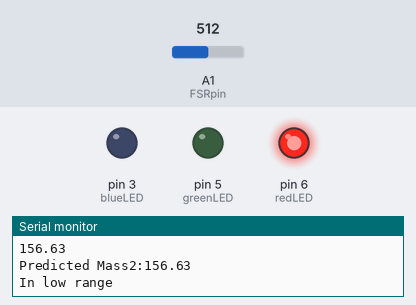
The sketch below on a simulated Arduino Uno, built with avr-gcc and run on an emulated ATmega328P. Shown: output pins drawn as LEDs (lit = HIGH), the last lines printed to the serial monitor. The test bench sets the inputs (shaded band); at power-on: A1 (FSRpin) = 512.

Above: at 10.8 s.
10.9 s: A1 (FSRpin) set to 803
21.4 s: A1 (FSRpin) set to 825
At 31.4 s:
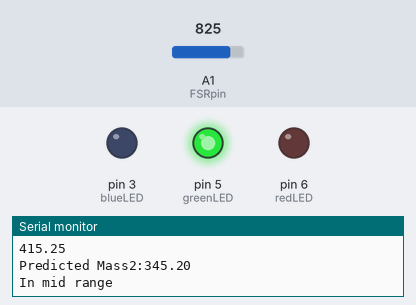
31.7 s: A1 (FSRpin) set to 897
41.7 s: A1 (FSRpin) set to 923
At 50.8 s:
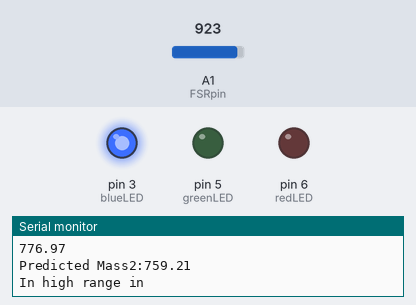
51.9 s: A1 (FSRpin) set to 961
At 61.6 s:
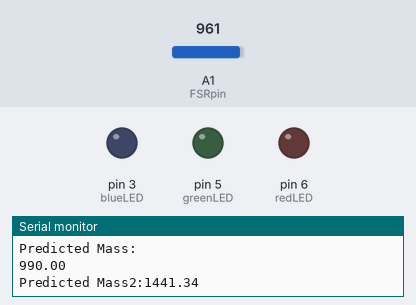
61.9 s: A1 (FSRpin) set to 900
At 71.8 s:
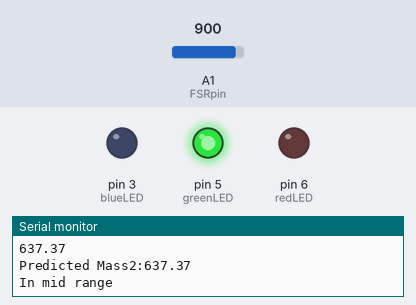
Timing chart, 0 to 73.0 s (numbered marks = the images above; inputs shaded):
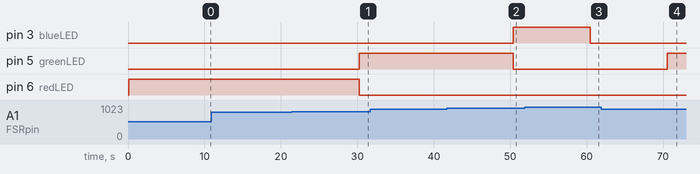

The sketch:

FSRDetectorCode.ino
```cpp
int redLED = 6;
int greenLED = 5;
int blueLED = 3;
int FSRpin = A1;
int fsrReading;
int fsrMVoltage;
float lowRange = 400;
float highRange = 700;
float fsrVoltage;
float fsrMass;
float fsrMass2;
float lowThreshold = 50;
float highThreshold = 900;
// setup function that runs once at the start of the code
void setup() {

  // initialize the digital pin as an output.
    Serial.begin(9600);

  // declare LED pins as output
  pinMode(redLED, OUTPUT);
  pinMode(greenLED, OUTPUT);
  pinMode(blueLED, OUTPUT);
}

// loop function that runs repeatedly
void loop() {

//   gets the fsr reading (0-1023)
  fsrReading = analogRead(FSRpin);
  Serial.println("=====================");
  Serial.print("Raw Reading:: ") ;
  Serial.println(fsrReading);

//converting the fsr reading into millivolts  and printing to serial console
  fsrMVoltage = map(fsrReading, 0, 1023, 0, 5000);
  fsrVoltage = fsrMVoltage / 1000.000;
  Serial.print("Voltage reading in ");
  Serial.println(fsrVoltage, 4);
  Serial.println("Predicted Mass:");
  fsrMass = predictMass(fsrVoltage);

  if (fsrMass > 1000) {
    fsrMass = 990;
  }
  Serial.println(fsrMass);
   Serial.print("Predicted Mass2:");
  fsrMass2 = predictMass2(fsrVoltage);
    Serial.println(fsrMass2);


//  conditionals for determining LEDS to turn on.
  if (fsrMass < lowThreshold || fsrMass > highThreshold){
    turnOffAll();
  }
 else if (fsrMass < lowRange){
    Serial.print("In low range ");
   turnOffAll();
  digitalWrite(redLED, HIGH) ;
  }
  else if (fsrMass < highRange){
    Serial.print("In mid range ");
  turnOffAll();
  digitalWrite(greenLED, HIGH);
  }
  else {
    Serial.print("In high range in ");
    turnOffAll();
    digitalWrite(blueLED, HIGH);
  }

    delay(10000);

}

//function to turn off LED
void turnOffAll () {
  digitalWrite(redLED, LOW);
  digitalWrite(greenLED, LOW);
  digitalWrite(blueLED, LOW);
}

// return predicted mass based on voltage
float predictMass2(float voltage) {

  // formulas to convert voltage into grams, depending on the range of the voltage
if (voltage < 0.01) { return 35;}

else if (voltage < 1.4) {  return pow(10, (0.29904306*voltage + 1.61632775));  Serial.println("first cond");
 }

else if (voltage < 3.3) {return pow(10, (0.23089355*voltage + 1.61717848)); Serial.println("second cond");}

else if (voltage < 4.05) {return pow(10, (0.33579583*voltage + 1.28475486)) -90 ;Serial.println("third cond"); }
else if (voltage < 4.2) {return pow(10, (0.33579583*voltage + 1.28475486)) -70 ;Serial.println("third cond"); }

else if (voltage < 4.5) {return pow(10, (0.712250 * voltage - 0.36356125)) +50; Serial.println("fourth cond");}

else {return pow(10, (1.50489089*voltage -3.90820165));}

}

float predictMass(float voltage){
if (voltage < 0.01) { return 35;}

else if(voltage < 1.4) {
return pow(10, (0.29904306*voltage + 1.61632775));  Serial.println("first cond");
}

else if (voltage < 3.3) {return pow(10, (0.23089355*voltage + 1.61717848)); Serial.println("second cond");}

else if (voltage < 4.2) {return 10.677* pow(2.4792, voltage);}
else if (voltage < 4.45) {return pow(10, (0.712250 * voltage - 0.36356125)) +50; Serial.println("fourth cond");}

else if (voltage < 4.55) {return pow(10, (0.712250 * voltage - 0.36356125)) +70; Serial.println("fourth cond");}

else if (voltage < 4.62) {return 0.02* pow(10.204, voltage);}
else {return 990;}


}
```

Measured:
- the behaviour switches between 816 and 817 on A1 (FSRpin) (found by bisection; images 0 and 1)
- the behaviour switches between 910 and 911 on A1 (FSRpin) (found by bisection; images 1 and 2)
- the behaviour switches between 943 and 944 on A1 (FSRpin) (found by bisection; images 2 and 3)
- after the input at 21.4 s, pin 5 (greenLED): LOW → HIGH after 8.9 s; pin 6 (redLED): HIGH → LOW after 8.9 s
- after the input at 41.7 s, pin 3 (blueLED): LOW → HIGH after 8.7 s; pin 5 (greenLED): HIGH → LOW after 8.7 s
- after the input at 51.9 s, pin 3 (blueLED): HIGH → LOW after 8.6 s
- after the input at 61.9 s, pin 5 (greenLED): LOW → HIGH after 8.6 s
